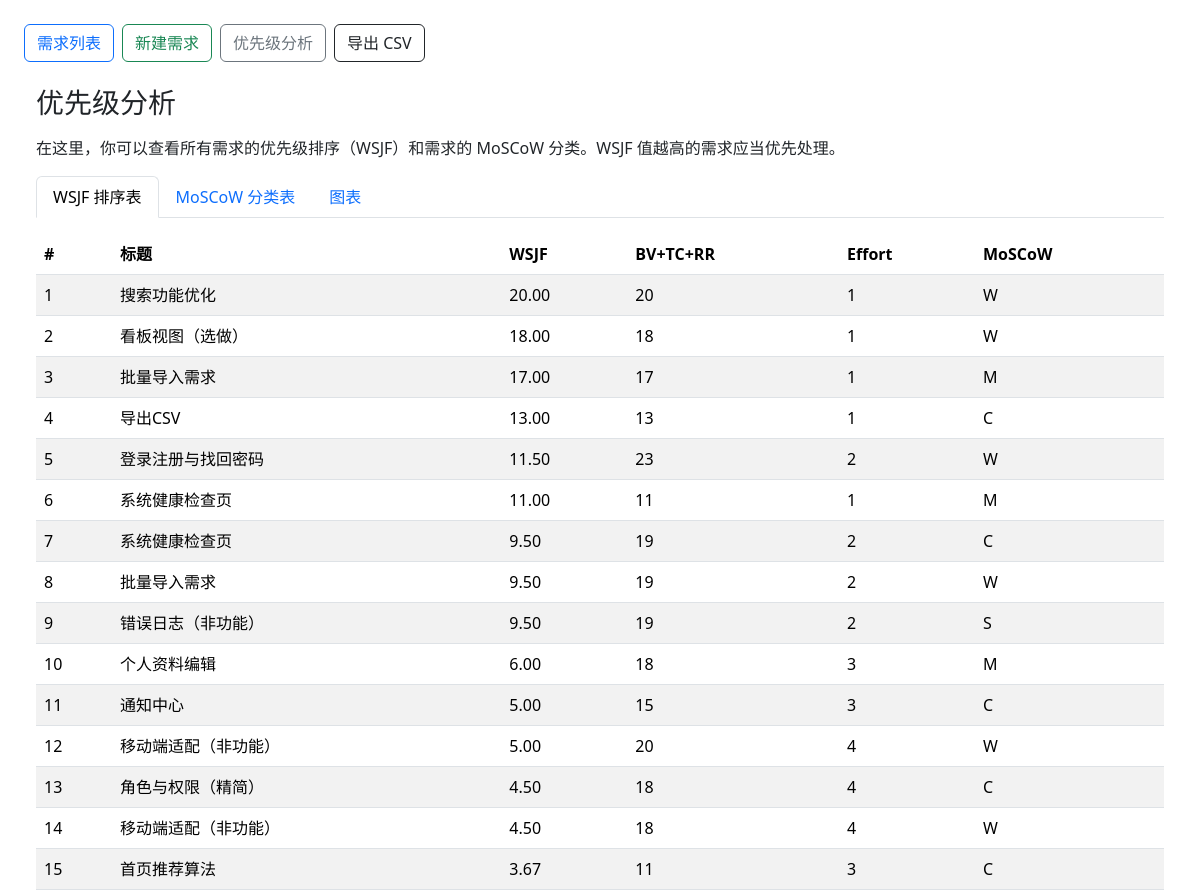
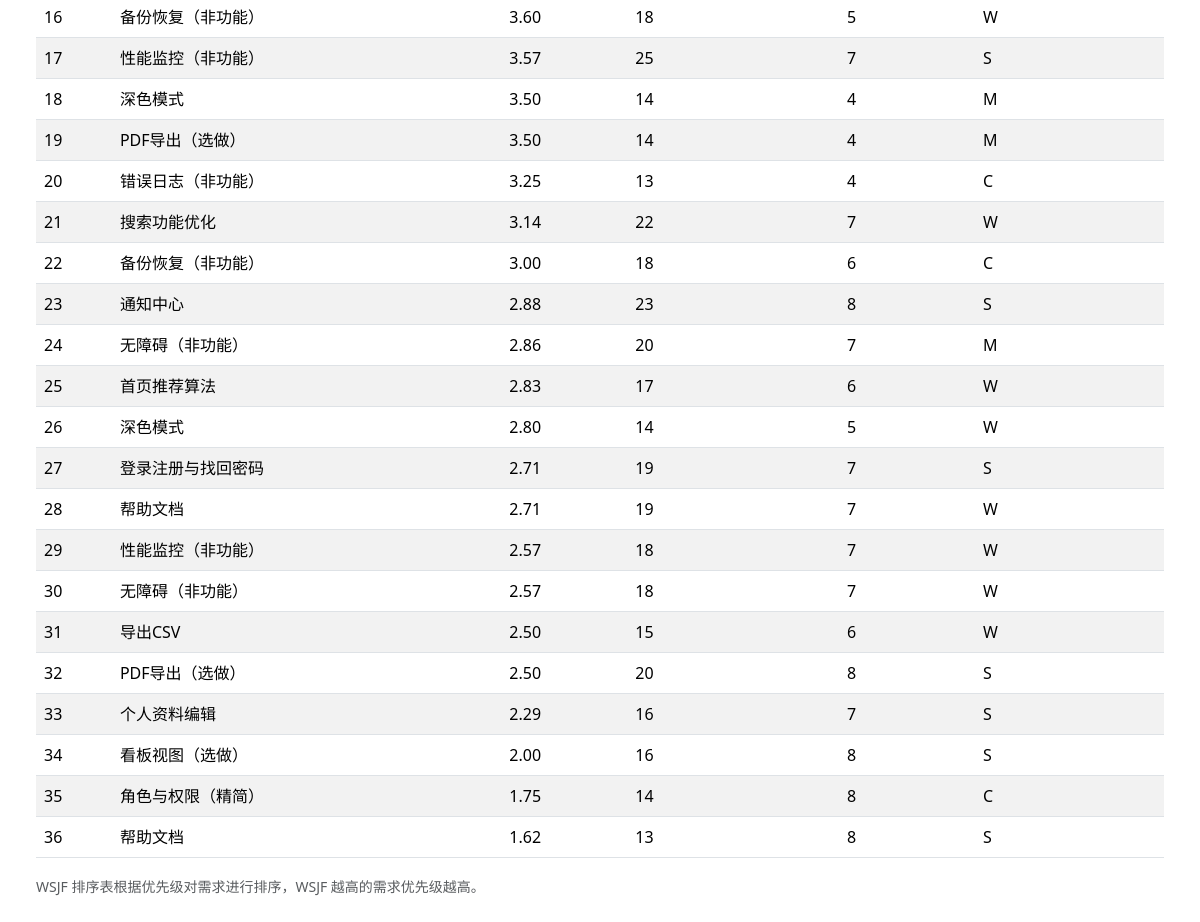
The app's page /analysis with its own data (2 pictures, top to bottom).
### app.py (models this page shows)
class Requirement(db.Model):
    id = db.Column(db.Integer, primary_key=True)
    title = db.Column(db.String(200), nullable=False)
    description = db.Column(db.Text, default="")
    category = db.Column(db.String(20), default="functional")  # functional / nonfunctional
    moscow = db.Column(db.String(1), default="C")              # M / S / C / W
    business_value = db.Column(db.Integer, default=5)
    time_criticality = db.Column(db.Integer, default=5)
    risk_reduction = db.Column(db.Integer, default=5)
    effort = db.Column(db.Integer, default=5)                  # 1~10
    risk_level = db.Column(db.Integer, default=3)              # 1~5
    assignee = db.Column(db.String(100), default="")
    status = db.Column(db.String(20), default="todo")          # todo / doing / done
    created_at = db.Column(db.DateTime, default=datetime.utcnow)
    updated_at = db.Column(db.DateTime, default=datetime.utcnow)
    @property
    def wsjf(self):
        effort = max(1, int(self.effort or 1))
        return (int(self.business_value or 0)
                + int(self.time_criticality or 0)
                + int(self.risk_reduction or 0)) / effort

### app.py (the view)
@app.route("/analysis")
def analysis():
    items = Requirement.query.all()
    chart_data = [{
        "title": r.title,
        "moscow": r.moscow,
        "effort": r.effort,
        "value_sum": r.business_value + r.time_criticality + r.risk_reduction,
        "risk_level": r.risk_level
    } for r in items]
    m_count = {"M":0,"S":0,"C":0,"W":0}
    for r in items:
        m_count[r.moscow] = m_count.get(r.moscow,0) + 1
    items_sorted = sorted(items, key=lambda r: r.wsjf, reverse=True)
    return render_template("analysis.html", items=items_sorted, chart_data=chart_data, m_count=m_count)

### templates/analysis.html (shortened to what this page needs)
{% extends "base.html" %}
{% block content %}
<h3 class="mb-3">优先级分析</h3>
<p>在这里，你可以查看所有需求的优先级排序（WSJF）和需求的 MoSCoW 分类。WSJF 值越高的需求应当优先处理。</p>
<ul class="nav nav-tabs mb-3" role="tablist">
  <li class="nav-item"><button class="nav-link active" data-bs-toggle="tab" data-bs-target="#tab-wsjf" type="button">WSJF 排序表</button></li>
  <li class="nav-item"><button class="nav-link" data-bs-toggle="tab" data-bs-target="#tab-moscow" type="button">MoSCoW 分类表</button></li>
  <li class="nav-item"><button class="nav-link" data-bs-toggle="tab" data-bs-target="#tab-charts" type="button">图表</button></li>
</ul>
<div class="tab-content">
  <div class="tab-pane fade show active" id="tab-wsjf">
    <table class="table table-striped">
      <thead><tr><th>#</th><th>标题</th><th>WSJF</th><th>BV+TC+RR</th><th>Effort</th><th>MoSCoW</th></tr></thead>
      <tbody>
      {% for r in items %}
        <tr><td>{{ loop.index }}</td><td>{{ r.title }}</td><td>{{ '%.2f'|format(r.wsjf) }}</td>
            <td>{{ r.business_value + r.time_criticality + r.risk_reduction }}</td>
            <td>{{ r.effort }}</td><td>{{ r.moscow }}</td></tr>
      {% endfor %}
      </tbody>
    </table>
    <small class="form-text text-muted">WSJF 排序表根据优先级对需求进行排序，WSJF 越高的需求优先级越高。</small>
  </div>
</div>
{% endblock %}

### records on screen
Requirement: title "搜索功能优化", wsjf "20.00", r.business_value+r.time_criticality+r.risk_reduction "20", effort "1", moscow "W"
Requirement: title "看板视图（选做）", wsjf "18.00", r.business_value+r.time_criticality+r.risk_reduction "18", effort "1", moscow "W"
Requirement: title "批量导入需求", wsjf "17.00", r.business_value+r.time_criticality+r.risk_reduction "17", effort "1", moscow "M"
Requirement: title "导出CSV", wsjf "13.00", r.business_value+r.time_criticality+r.risk_reduction "13", effort "1", moscow "C"
Requirement: title "登录注册与找回密码", wsjf "11.50", r.business_value+r.time_criticality+r.risk_reduction "23", effort "2", moscow "W"
Requirement: title "系统健康检查页", wsjf "11.00", r.business_value+r.time_criticality+r.risk_reduction "11", effort "1", moscow "M"
Requirement: title "系统健康检查页", wsjf "9.50", r.business_value+r.time_criticality+r.risk_reduction "19", effort "2", moscow "C"
Requirement: title "批量导入需求", wsjf "9.50", r.business_value+r.time_criticality+r.risk_reduction "19", effort "2", moscow "W"
Requirement: title "错误日志（非功能）", wsjf "9.50", r.business_value+r.time_criticality+r.risk_reduction "19", effort "2", moscow "S"
Requirement: title "个人资料编辑", wsjf "6.00", r.business_value+r.time_criticality+r.risk_reduction "18", effort "3", moscow "M"
Requirement: title "通知中心", wsjf "5.00", r.business_value+r.time_criticality+r.risk_reduction "15", effort "3", moscow "C"
Requirement: title "移动端适配（非功能）", wsjf "5.00", r.business_value+r.time_criticality+r.risk_reduction "20", effort "4", moscow "W"
Requirement: title "角色与权限（精简）", wsjf "4.50", r.business_value+r.time_criticality+r.risk_reduction "18", effort "4", moscow "C"
Requirement: title "移动端适配（非功能）", wsjf "4.50", r.business_value+r.time_criticality+r.risk_reduction "18", effort "4", moscow "W"
Requirement: title "首页推荐算法", wsjf "3.67", r.business_value+r.time_criticality+r.risk_reduction "11", effort "3", moscow "C"
Requirement: title "备份恢复（非功能）", wsjf "3.60", r.business_value+r.time_criticality+r.risk_reduction "18", effort "5", moscow "W"
Requirement: title "性能监控（非功能）", wsjf "3.57", r.business_value+r.time_criticality+r.risk_reduction "25", effort "7", moscow "S"
Requirement: title "深色模式", wsjf "3.50", r.business_value+r.time_criticality+r.risk_reduction "14", effort "4", moscow "M"
Requirement: title "PDF导出（选做）", wsjf "3.50", r.business_value+r.time_criticality+r.risk_reduction "14", effort "4", moscow "M"
Requirement: title "错误日志（非功能）", wsjf "3.25", r.business_value+r.time_criticality+r.risk_reduction "13", effort "4", moscow "C"
Requirement: title "搜索功能优化", wsjf "3.14", r.business_value+r.time_criticality+r.risk_reduction "22", effort "7", moscow "W"
Requirement: title "备份恢复（非功能）", wsjf "3.00", r.business_value+r.time_criticality+r.risk_reduction "18", effort "6", moscow "C"
Requirement: title "通知中心", wsjf "2.88", r.business_value+r.time_criticality+r.risk_reduction "23", effort "8", moscow "S"
Requirement: title "无障碍（非功能）", wsjf "2.86", r.business_value+r.time_criticality+r.risk_reduction "20", effort "7", moscow "M"
Requirement: title "首页推荐算法", wsjf "2.83", r.business_value+r.time_criticality+r.risk_reduction "17", effort "6", moscow "W"
Requirement: title "深色模式", wsjf "2.80", r.business_value+r.time_criticality+r.risk_reduction "14", effort "5", moscow "W"
Requirement: title "登录注册与找回密码", wsjf "2.71", r.business_value+r.time_criticality+r.risk_reduction "19", effort "7", moscow "S"
Requirement: title "帮助文档", wsjf "2.71", r.business_value+r.time_criticality+r.risk_reduction "19", effort "7", moscow "W"
Requirement: title "性能监控（非功能）", wsjf "2.57", r.business_value+r.time_criticality+r.risk_reduction "18", effort "7", moscow "W"
Requirement: title "无障碍（非功能）", wsjf "2.57", r.business_value+r.time_criticality+r.risk_reduction "18", effort "7", moscow "W"
Requirement: title "导出CSV", wsjf "2.50", r.business_value+r.time_criticality+r.risk_reduction "15", effort "6", moscow "W"
Requirement: title "PDF导出（选做）", wsjf "2.50", r.business_value+r.time_criticality+r.risk_reduction "20", effort "8", moscow "S"
Requirement: title "个人资料编辑", wsjf "2.29", r.business_value+r.time_criticality+r.risk_reduction "16", effort "7", moscow "S"
Requirement: title "看板视图（选做）", wsjf "2.00", r.business_value+r.time_criticality+r.risk_reduction "16", effort "8", moscow "S"
Requirement: title "角色与权限（精简）", wsjf "1.75", r.business_value+r.time_criticality+r.risk_reduction "14", effort "8", moscow "C"
Requirement: title "帮助文档", wsjf "1.62", r.business_value+r.time_criticality+r.risk_reduction "13", effort "8", moscow "S"
